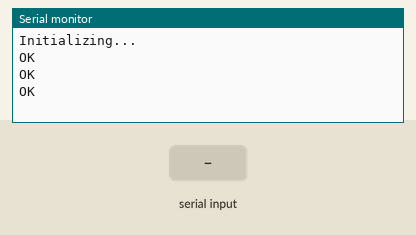
Recording of a sketch running on a simulated Arduino Uno, built with avr-gcc and run on an emulated ATmega328P. Parts: the last lines printed to the serial monitor. Inputs (shaded band) come from the test bench. The modem accepts every AT command (registered, SIM ready, sends succeed) and sends nothing else.

Above: at 3.7 s.
3.8 s: "1" received over the second serial link
At 4.5 s:
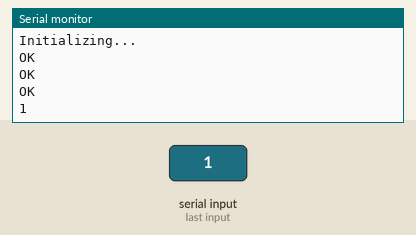
5.5 s: "0" received over the second serial link
At 6.9 s:
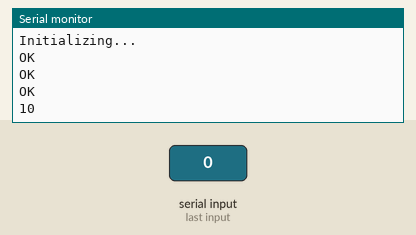

Measured:
- after the input at 3.8 s, the serial monitor: prints a new line after 0.24 s (image 1)
- after the input at 5.5 s, the serial monitor: prints a new line at once (image 2)

The sketch:

SMS_Testing.ino
```cpp
#include <SoftwareSerial.h>

//Create software serial object to communicate with SIM900
//Settings for Mega 2560
SoftwareSerial mySerial(11, 12); //SIM900 Tx & Rx is connected to Arduino #11 & #12
//Settings for UNO
//SoftwareSerial mySerial(7, 8); //UNO Pins for Tx & Rx #7 & #8
void setup()
{
  //Begin serial communication with Arduino and Arduino IDE (Serial Monitor)
  Serial.begin(9600);

  //Begin serial communication with Arduino and SIM900
  mySerial.begin(9600);

  Serial.println("Initializing...");
  delay(1000);

  mySerial.println("AT"); //Handshaking with SIM900
  updateSerial();

  mySerial.println("AT+CMGF=1"); // Configuring TEXT mode
  updateSerial();
  mySerial.println("AT+CNMI=1,2,0,0,0"); // Decides how newly arrived SMS messages should be handled
  updateSerial();
}

void loop()
{
  updateSerial();
}

void updateSerial()
{
  delay(500);
  while (Serial.available())
  {
    mySerial.write(Serial.read());//Forward what Serial received to Software Serial Port
  }
  while(mySerial.available())
  {
    Serial.write(mySerial.read());//Forward what Software Serial received to Serial Port
  }
}
```
